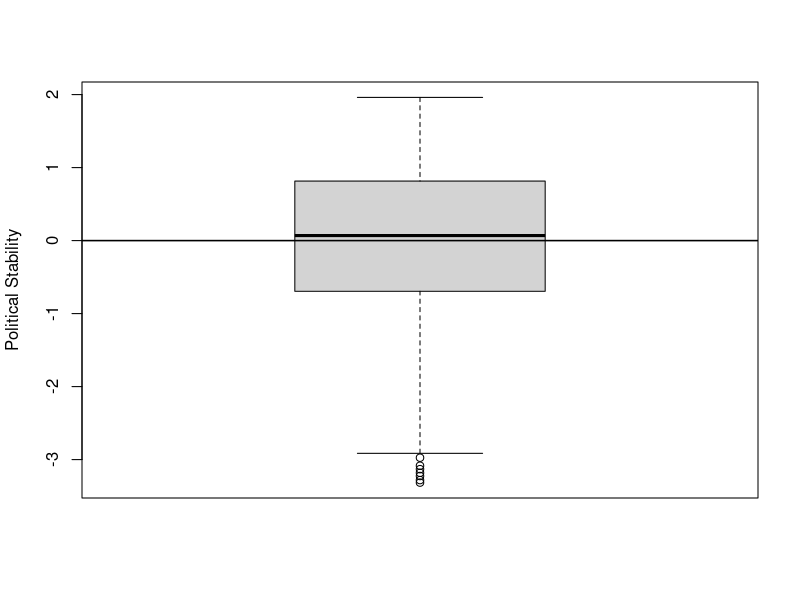
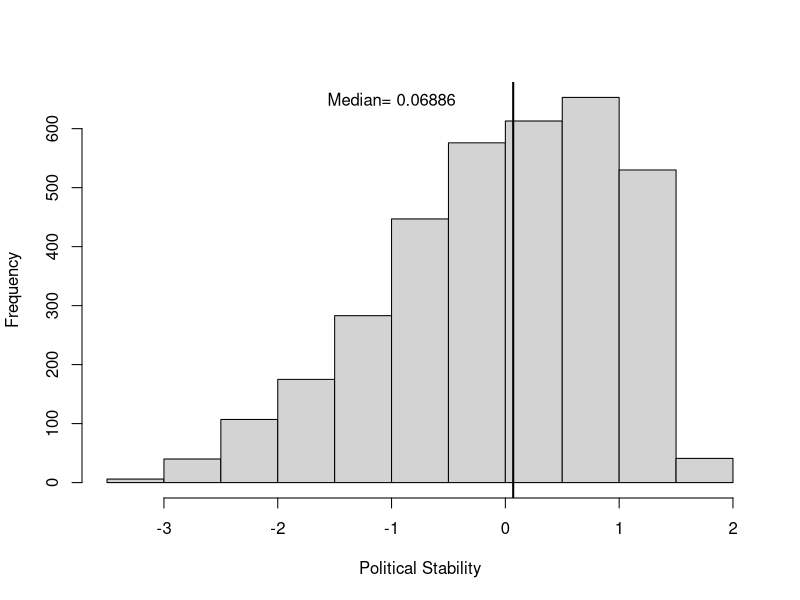
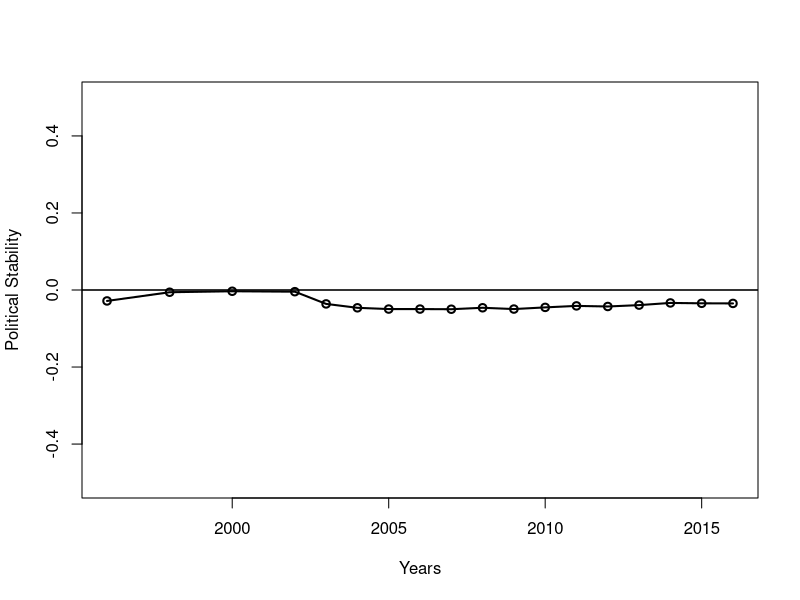
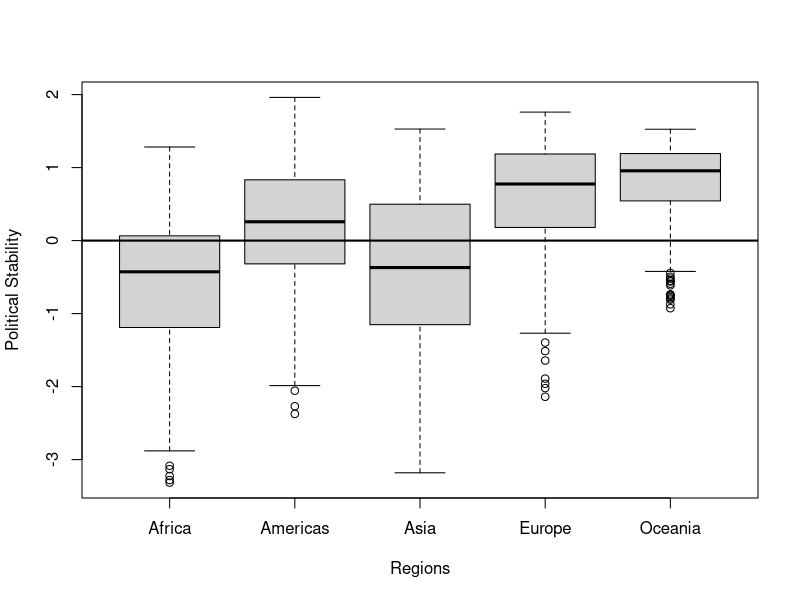
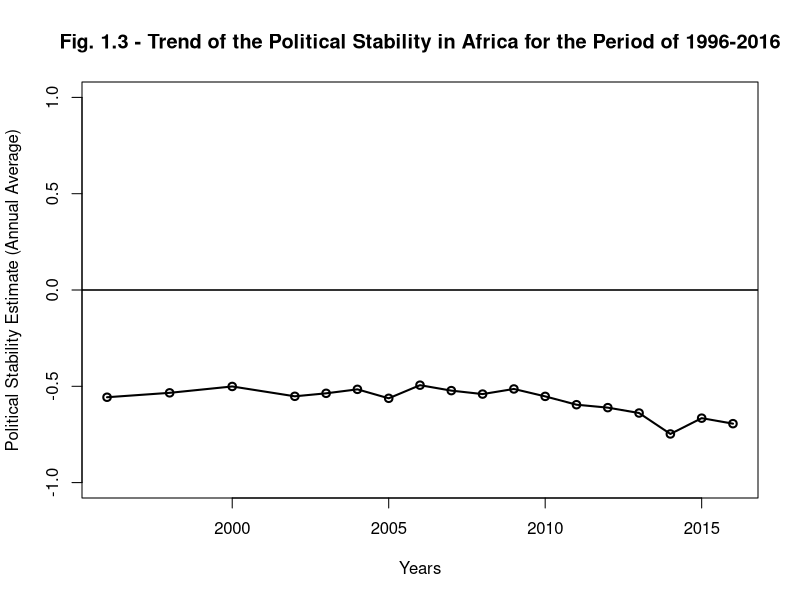
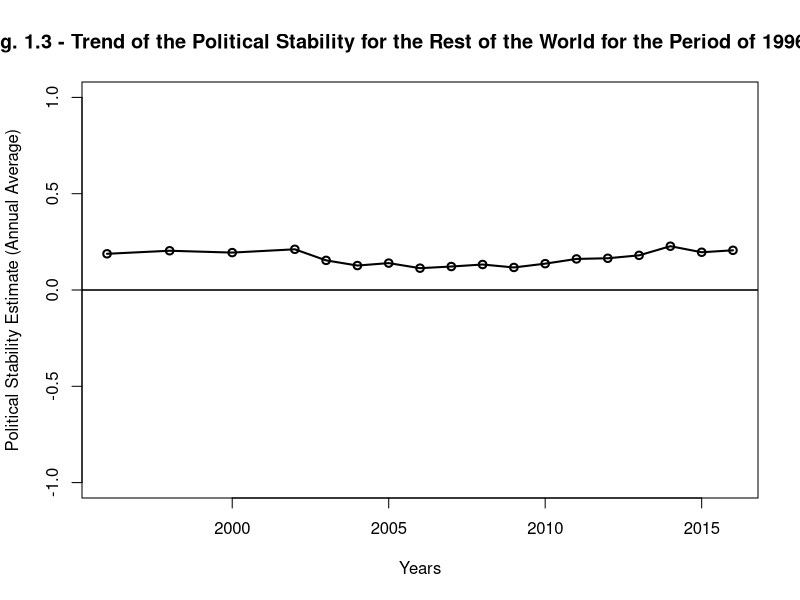
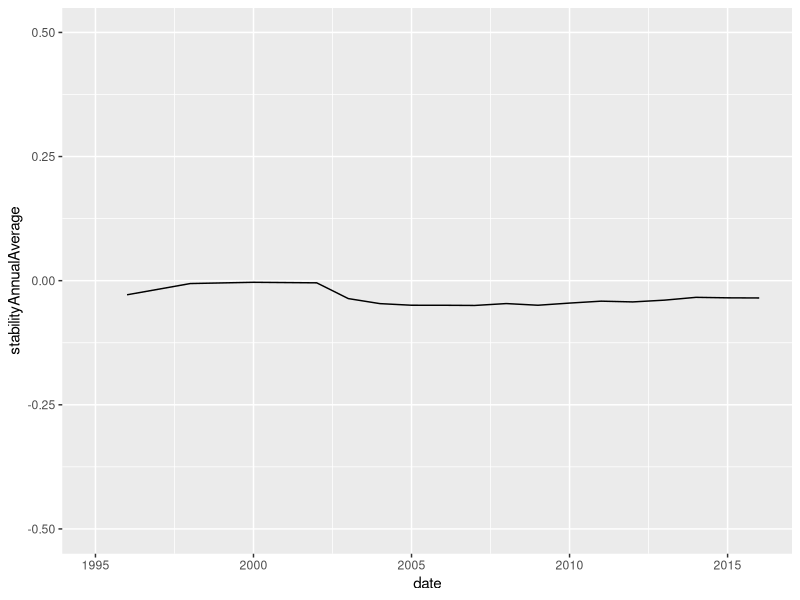
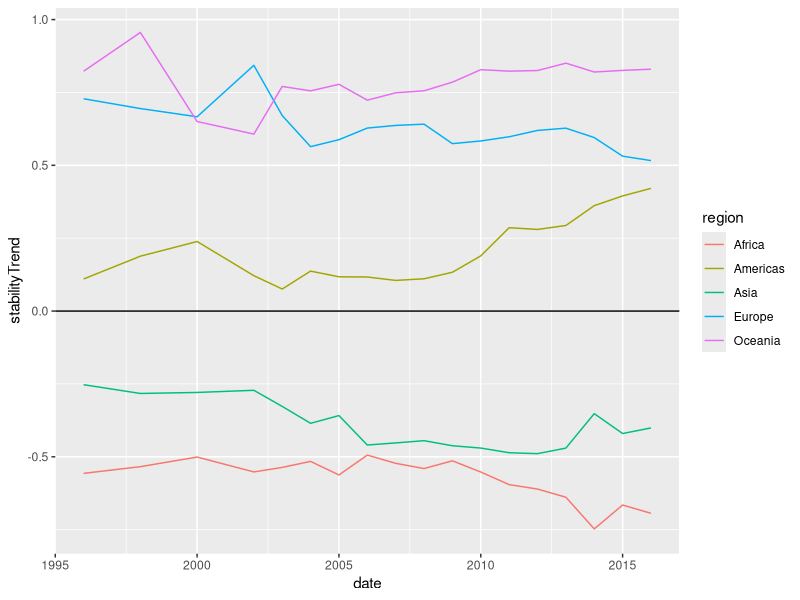

Reproduce these figures in R, in order.
## ---- chunk 1
knitr::opts_chunk$set(echo = TRUE)
## ---- chunk 2


library(readr)
library(lubridate)
library(dplyr)
library(Hmisc)
library(caret)
library(kernlab)
library(stringr)
library(knitr)
library(VIM)

# reading the data in r
WGIbyCountryAndRegion <- read.csv("WGIbyCountryAndRegion.csv")
WGIbyCountryAndRegion <- tbl_df(WGIbyCountryAndRegion)
WGIbyCountryAndRegion$date <- as.numeric(WGIbyCountryAndRegion$date)
glimpse(WGIbyCountryAndRegion)

## ---- chunk 3

# The summary statistics of political stability estimate around the world

summary(WGIbyCountryAndRegion$stability)


## ---- chunk 4
boxplot(WGIbyCountryAndRegion$stability, ylab = "Political Stability")
abline(h = 0, lwd= 1.5)

## ---- chunk 5

hist(WGIbyCountryAndRegion$stability, main = "", xlab = "Political Stability")
abline(v = median(WGIbyCountryAndRegion$stability, na.rm = TRUE), lwd = 2)
text(x = -1, y = 650, "Median= 0.06886")

## ---- chunk 6

#Proportion of stability and instability for the whole world

stabilityProp <- table(WGIbyCountryAndRegion$stabilityDummy)
stabilityProp
prop.table(stabilityProp)

## ---- chunk 7

stabilityByCat <- table(WGIbyCountryAndRegion$stabilityCategory)
stabilityByCat
prop.table(stabilityByCat)

## ---- chunk 8

# generating a table of political stability trend of the world for the period of 1996-2016

stabilityTrend <- WGIbyCountryAndRegion %>%
  group_by(date) %>%
  summarise(stabilityAnnualAverage = mean(stability, na.rm=TRUE))
stabilityTrend

## ---- chunk 9

# plotting the stability trend of the world

plot(stabilityTrend$date, stabilityTrend$stabilityAnnualAverage, type="o", lwd = 2,
     ylim=range( -0.5,0.5),
     xlab = "Years", ylab = "Political Stability")
abline(h = 0, lwd = 1.5)


## ---- chunk 10
#Proportion of stability by region

stabilityPropByRegion <- table(WGIbyCountryAndRegion$stabilityDummy, WGIbyCountryAndRegion$region)
stabilityPropByRegion
prop.table(stabilityPropByRegion)


## ---- chunk 11

# generating political stability average for each region of the world for the period of 1996-2016

WGIbyCountryAndRegion %>%
    group_by(region) %>%
    summarise_each(funs(mean), stability)

## ---- chunk 12

# Boxplot of Political Stability by Region
boxplot(stability~region,data=WGIbyCountryAndRegion, main="",
        xlab="Regions", ylab="Political Stability")
abline(h = 0, lwd = 2)

## ---- chunk 13

# generating a table of political stability trend of the world for the period of 1996-2016

stabilityTrend <- WGIbyCountryAndRegion %>%
  group_by(date) %>%
  summarise(stabilityAnnualAverage = mean(stability, na.rm=TRUE))
stabilityTrend

## ---- chunk 14
# stability trend for Africa
africaDF <- filter(WGIbyCountryAndRegion, region == "Africa")
stabilityTrendAf <- africaDF %>%
  group_by(date) %>% 
  summarise(stabilityAnnualAverage = mean(stability, na.rm=TRUE))
head(stabilityTrendAf)
## ---- chunk 15
# plotting the stability trend in Africa
plot(stabilityTrendAf$date, stabilityTrendAf$stabilityAnnualAverage, type="o", lwd = 2,
     ylim=range(-1, 1),
     main="Fig. 1.3 - Trend of the Political Stability in Africa for the Period of 1996-2016",
     xlab = "Years", ylab = "Political Stability Estimate (Annual Average)")
abline(h = 0, lwd = 1.5)


## ---- chunk 16
# stability trend for the rest of the world
restOfWorldDF <- filter(WGIbyCountryAndRegion, region != "Africa")
stabilityTrendRoW <- restOfWorldDF %>%
  group_by(date) %>% 
  summarise(stabilityAnnualAverage = mean(stability, na.rm=TRUE))
head(stabilityTrendRoW)
## ---- chunk 17
# plotting the stability trend for the rest of the world
plot(stabilityTrendRoW$date, stabilityTrendRoW$stabilityAnnualAverage, type="o", lwd = 2,
     ylim=range(-1, 1),
     main="Fig. 1.3 - Trend of the Political Stability for the Rest of the World for the Period of 1996-2016",
     xlab = "Years", ylab = "Political Stability Estimate (Annual Average)")
abline(h = 0, lwd = 1.5)

## ---- chunk 18
# plotting the trend of political stability of the world using ggplot
stabilityAnAv <- WGIbyCountryAndRegion %>%
  group_by(date) %>%
  summarise(stabilityAnnualAverage = mean(stability))
            
ggplot(stabilityAnAv, aes(x = date, y = stabilityAnnualAverage)) +
  geom_line() +
  xlim(1995, 2016) + 
  ylim(-0.5, .5)


## ---- chunk 19
# plotting the trend of political stability by region using ggplot
stabilityTrendByRegion <- WGIbyCountryAndRegion %>%
  group_by(region, date) %>%
  summarise(stabilityTrend = mean(stability))
            
ggplot(stabilityTrendByRegion, aes(x = date, y = stabilityTrend, color = region)) +
  geom_line() +
  geom_hline(yintercept=0) 

## ---- chunk 20

WGIdevIneqPovDF <- read.csv("WGIdevIneqPov.csv")
WGIdevIneqPovDF <- tbl_df(WGIdevIneqPovDF)

## ---- chunk 21

# scaterplot of political stability and GDP annual growth average

plot(WGIdevIneqPovDF$stability, WGIdevIneqPovDF$GDPannualGrowthRate)
abline(h = 0, lwd = 1.5)

## ---- chunk 22

# scaterplot of political stability and GDP annual growth average by country using ggplot

gdpGrowth <- WGIdevIneqPovDF %>%
  group_by(country, date) %>%
  summarise(gdpGrowthAverage = mean(GDPannualGrowthRate),
            stabilitAverage = mean(stability))

ggplot(gdpGrowth, aes(x=stabilitAverage, y=gdpGrowthAverage)) +
  geom_point()
## ---- chunk 23

# scaterplot of political stability and GNI per capita

plot(WGIdevIneqPovDF$stability, WGIdevIneqPovDF$GNIperCapita)


## ---- chunk 24

# scaterplot of political stability and GNI per capita using ggplot

ggplot(WGIdevIneqPovDF, aes(stability, y = GNIperCapita)) +
  geom_point() +
  geom_smooth()


## ---- chunk 25

# scaterplot of political stability and HDI

plot(WGIdevIneqPovDF$stability, WGIdevIneqPovDF$HDI)


## ---- chunk 26

# scaterplot of political stability and HDI using ggplot

ggplot(WGIdevIneqPovDF, aes(stability, y = HDI)) +
  geom_point() +
  geom_smooth()
